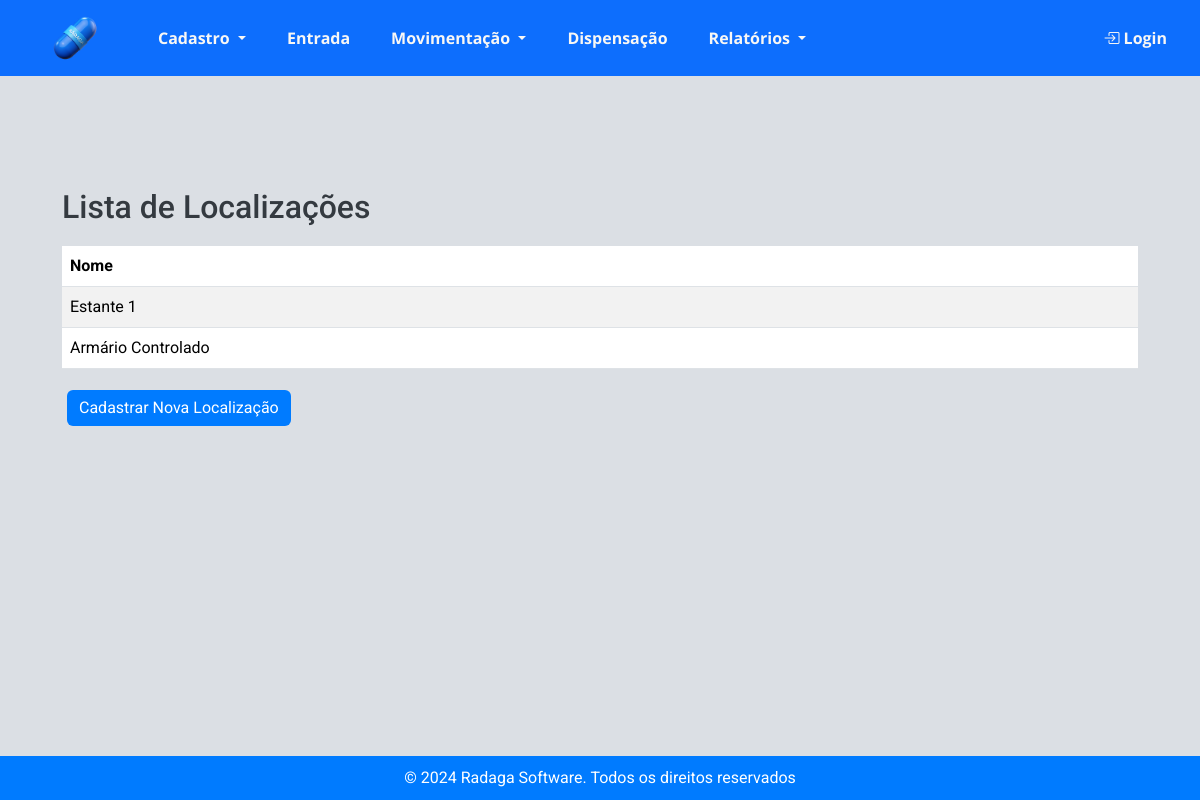
The app's page /estoque/lista_localizacoes/, older data.
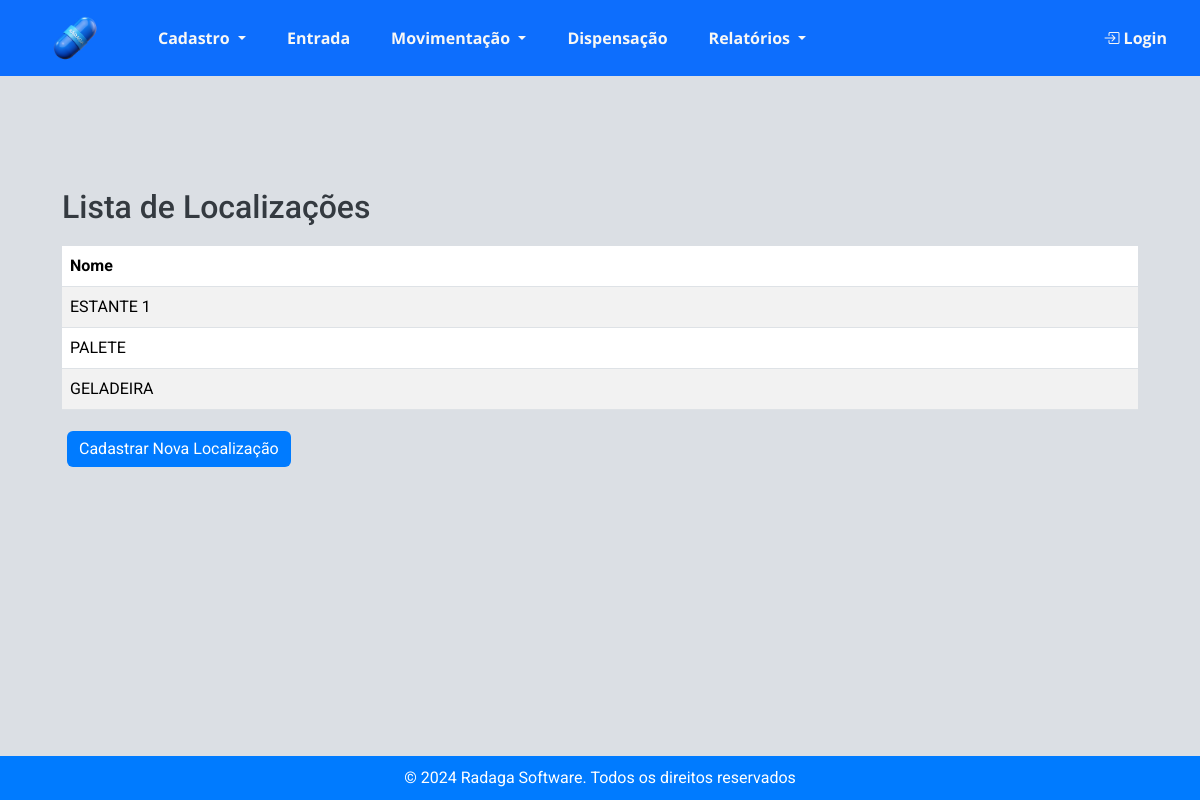
The same page, newer data.
### estoque/models.py (models this page shows, shortened)
class Localizacao(models.Model):
    nome = models.CharField(max_length=100, verbose_name="Descrição da Localização")

### estoque/views.py (the view)
# urls.py: path('lista_localizacoes/', views.lista_localizacoes, name='lista_localizacoes'),
def lista_localizacoes(request):
    localizacoes = Localizacao.objects.all()
    return render(
        request, "estoque/lista_localizacoes.html", {"localizacoes": localizacoes}
    )

### estoque/templates/estoque/lista_localizacoes.html (shortened to what this page needs)
{% extends 'estoque/base.html' %}
{% block content %}
  <div class="container mt-5">
    <h2>Lista de Localizações</h2>
    <table class="table table-striped">
      <thead>
        <tr>
          <th>Nome</th>
        </tr>
      </thead>
      <tbody>
        {% for localizacao in localizacoes %}
          <tr>
            <td>{{ localizacao.nome }}</td>
          </tr>
        {% empty %}
          <tr>
            <td colspan="1">Nenhuma localização cadastrada.</td>
          </tr>
        {% endfor %}
      </tbody>
    </table>
    <a href="{% url 'cadastrar_localizacao' %}" class="btn btn-primary">Cadastrar Nova Localização</a>
  </div>
  <br>
{% endblock %}

Row changes from the older to the newer data that the page shows:
changed Localizacao: nome "Estante 1" → "ESTANTE 1"
changed Localizacao: nome "Armário Controlado" → "PALETE"
added Localizacao: nome "GELADEIRA"
